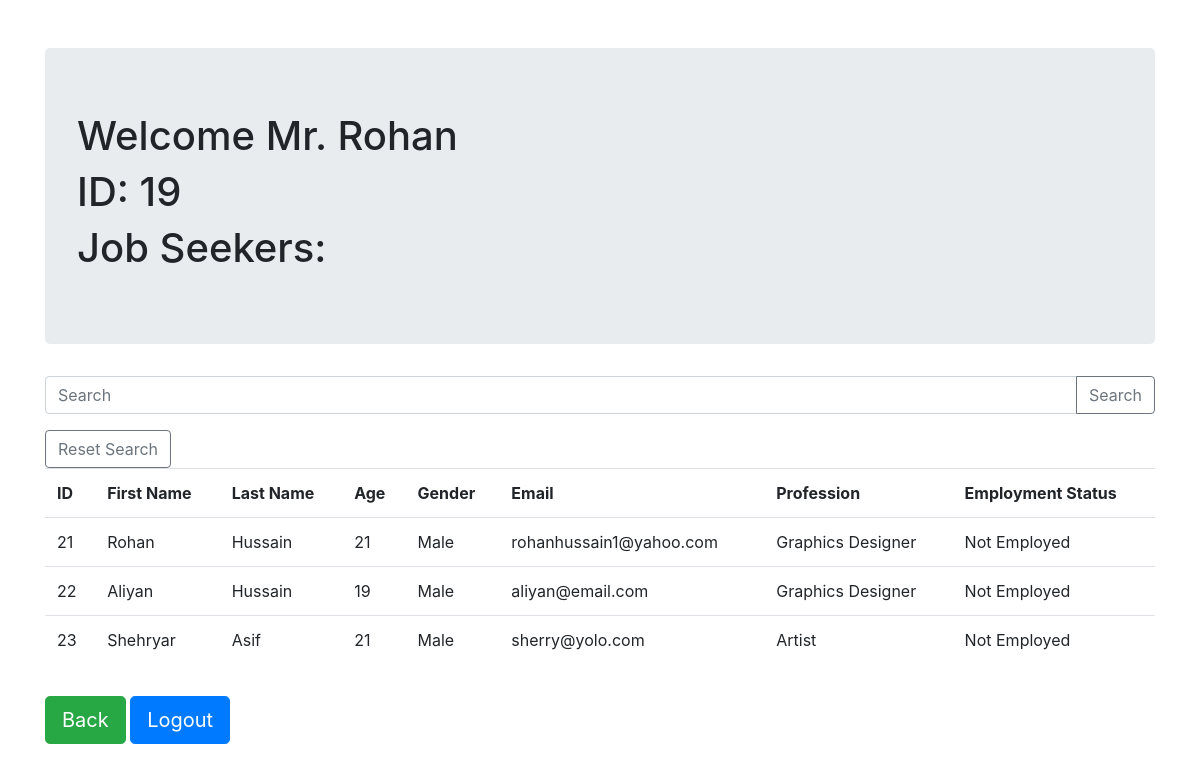
/employer/panel/view_js/index.php (signed in), run on the app's committed database.
### tables this page shows
CREATE TABLE IF NOT EXISTS `employers` (
  `emp_id` int(255) NOT NULL AUTO_INCREMENT,
  `firstname` varchar(100) NOT NULL,
  `lastname` varchar(100) NOT NULL,
  `age` int(3) NOT NULL,
  `gender` int(1) NOT NULL,
  `email` varchar(100) NOT NULL,
  `companyname` varchar(100) NOT NULL,
  `companytype` varchar(50) NOT NULL,
  `address` varchar(500) NOT NULL,
  `password` varchar(150) NOT NULL,
  `blocked` tinyint(1) NOT NULL DEFAULT '0',
  PRIMARY KEY (`emp_id`)
);

CREATE TABLE IF NOT EXISTS `jobseekers` (
  `js_id` int(255) NOT NULL AUTO_INCREMENT,
  `firstname` varchar(100) NOT NULL,
  `lastname` varchar(100) NOT NULL,
  `age` int(3) NOT NULL,
  `gender` int(1) NOT NULL,
  `email` varchar(100) NOT NULL,
  `profession` varchar(100) NOT NULL,
  `address` varchar(500) NOT NULL,
  `password` varchar(150) NOT NULL,
  `experience` int(100) NOT NULL DEFAULT '0',
  `education` int(100) NOT NULL DEFAULT '0',
  `employment_status` tinyint(1) NOT NULL DEFAULT '0',
  `blocked` tinyint(1) NOT NULL DEFAULT '0',
  PRIMARY KEY (`js_id`)
);

### prename.php (called while the page is built, shortened)
<?php
        if($tableName=='jobseekers')
            $idType='js_id';
        else
            $idType='emp_id';
        $sql = "SELECT `firstname`,`lastname`,`gender` FROM `$tableName` WHERE `$idType`=" . $_SESSION['user'] . " LIMIT 0,1";
        $result = mysqli_query($conn,$sql);
        $row=mysqli_fetch_assoc($result);
        if($row['gender']==0) {
            $prename=' Mr.';
        } else if ($row['gender']==1) {
            $prename=' Ms.';
        } else {
            $prename='';
        }
        $name=$row['firstname'];
?>

### employer/panel/view_js/index.php (the view, shortened to what this page needs)
<?php
    require('../../../connect.php');
    $tableName='employers';
    require('../../../prename.php');
?>
<!DOCTYPE html>
<html>
<head>
    <link rel="stylesheet" href="https://maxcdn.bootstrapcdn.com/bootstrap/4.5.2/css/bootstrap.min.css">
</head>
<body>
<div class='container pt-5'>
    <div class="jumbotron">
    <h1>Welcome<?php echo $prename . ' ' . $name; ?></h1>
    <h1>ID:<?php echo ' ' . $_SESSION['user']; ?></h1>
    <h1>Job Seekers:</h1>
    </div>
    <form method="post" action="index.php">
        <div class="input-group mb-3">
                <input class="form-control" type="text" name="search" placeholder="Search"/>
                <div class="input-group-append">
                    <button class="btn btn-outline-secondary" type="submit">Search</button>
                </div>
        </div>
    </form>
    <form method="post" action="index.php">
        <button class="btn btn-outline-secondary" type="submit">Reset Search</button>
    </form>
    <table class="table">
        <thead>
            <tr>
                <td><b>ID</b></td>
                <td><b>First Name</b></td>
                <td><b>Last Name</b></td>
                <td><b>Age</b></td>
                <td><b>Gender</b></td>
                <td><b>Email</b></td>
                <td><b>Profession</b></td>
                <td><b>Employment Status</b></td>
            </tr>
        </thead>
        <?php
        $sql2='';
        if(isset($_POST['search']))
            $sql2 = "SELECT * FROM `jobseekers` WHERE firstname LIKE '%{$name}%' OR lastname LIKE '%{$name}%'";
        else
            $sql2 = "SELECT * FROM `jobseekers` WHERE 1";
        $result2 = mysqli_query($conn,$sql2);
        while($row2 = mysqli_fetch_assoc($result2))
        {
            $js_id = $row2['js_id'];
            $firstname = $row2['firstname'];
            $lastname = $row2['lastname'];
            $age = $row2['age'];
            switch($row2['gender']) {
                case 0:
                    $gender='Male';
                break;
            }
            $email = $row2['email'];
            $profession = $row2['profession'];
            switch($row2['employment_status']) {
                case 0:
                    $employment_status='Not Employed';
                break;
            }
        print "<tr>";
            print "<td>" . $js_id . "</td>";
            print "<td>" . $firstname . "</td>";
            print "<td>" . $lastname . "</td>";
            print "<td>" . $age . "</td>";
            print "<td>" . $gender . "</td>";
            print "<td>" . $email . "</td>";
            print "<td>" . $profession. "</td>";
            print "<td>" . $employment_status. "</td>";
        print "</tr>";
        }
        ?>
    </table>
    <div class="btn-group btn-group-lg mt-3">
    <button type="button" onClick="window.location='../index.php';" class="btn btn-success">Back</button>
    </div>
    <div class="btn-group btn-group-lg mt-3">
    <button type="button" onClick="window.location='../logout.php';" class="btn btn-primary">Logout</button>
    </div>
</div>
</body>
</html>

### data on the page
employers: gender "Mr.", firstname "Rohan"
jobseekers: js_id "21", firstname "Rohan", lastname "Hussain", age "21", gender "Male", email "rohanhussain1@yahoo.com", profession "Graphics Designer", employment_status "Not Employed"
jobseekers: js_id "22", firstname "Aliyan", lastname "Hussain", age "19", gender "Male", email "aliyan@email.com", profession "Graphics Designer", employment_status "Not Employed"
jobseekers: js_id "23", firstname "Shehryar", lastname "Asif", age "21", gender "Male", email "sherry@yolo.com", profession "Artist", employment_status "Not Employed"

### other printed values
$_SESSION['user'] "19"
